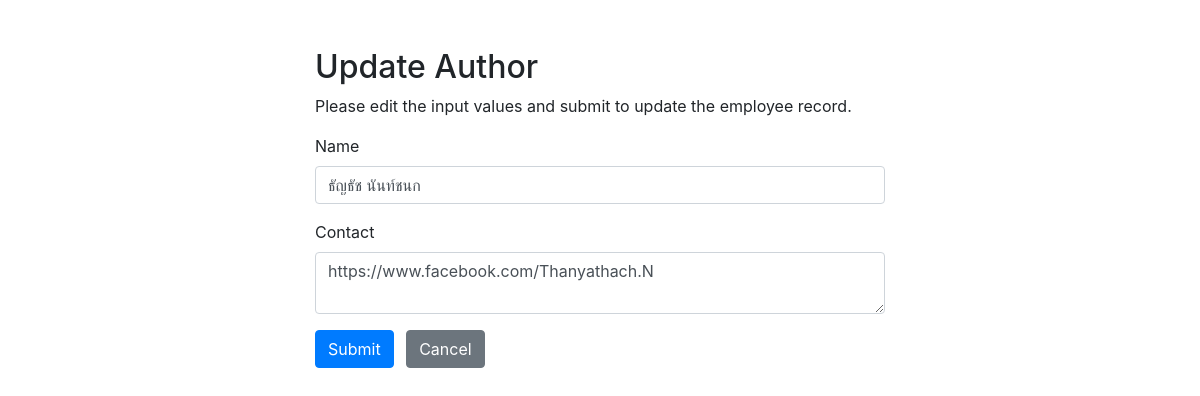
Screenshot of /php_css/author_update.php?author_id=6 with the database file from the repository.
### tables this page shows
CREATE TABLE `author` (
  `author_id` int(11) NOT NULL,
  `author_name` varchar(100) NOT NULL,
  `author_contact` varchar(100) DEFAULT NULL
);

### php_css/author_update.php (the view, shortened to what this page needs)
<?php
require_once "config.php";
$author_name = $author_contact = "";
$author_name_err = "";
if(isset($_POST["author_id"]) && !empty($_POST["author_id"])){
    $author_id = $_POST["author_id"];
    $input_author_name = trim($_POST["author_name"]);
    if(empty($input_author_name)){
        $author_name_err = "Please enter a name.";
    } elseif(!filter_var($input_author_name, FILTER_VALIDATE_REGEXP, array("options"=>array("regexp"=>"/^[a-zA-Z\s]+$/")))){
        $author_name_err = "Please enter a valid name.";
    } else{
        $author_name = $input_author_name;
    }
    $author_contact = trim($_POST["$author_contact"]);
    if(empty($author_name_err)){
        $sql = "UPDATE author SET author_name=?, author_contact=? WHERE author_id=?";
        if($stmt = mysqli_prepare($link, $sql)){
            mysqli_stmt_bind_param($stmt, "ssi", $param_author_name, $param_author_contact, $param_author_id);
            $param_author_name = $author_name;
            $param_author_contact = $author_contact;
            $param_author_id = $author_id;
            if(mysqli_stmt_execute($stmt)){
                header("location: index_admin.php");
                exit();
            } else{
                echo "Oops! Something went wrong. Please try again later.";
            }
        }
        mysqli_stmt_close($stmt);
    }
    mysqli_close($link);
} else{
    if(isset($_GET["author_id"]) && !empty(trim($_GET["author_id"]))){
        $sql = "SELECT * FROM author WHERE author_id = ?";
        if($stmt = mysqli_prepare($link, $sql)){
            mysqli_stmt_bind_param($stmt, "i", $param_author_id);
            if(mysqli_stmt_execute($stmt)){
                $result = mysqli_stmt_get_result($stmt);
                if(mysqli_num_rows($result) == 1){
                    $row = mysqli_fetch_array($result, MYSQLI_ASSOC);
                    $author_name = $row["author_name"];
                    $author_contact = $row["author_contact"];
                } else{
                    header("location: error.php");
                    exit();
                }
            } else{
                echo "Oops! Something went wrong. Please try again later.";
            }
        }
    }  else{
        header("location: error.php");
        exit();
    }
}
?>
<!DOCTYPE html>
<html lang="en">
<head>
    <link rel="stylesheet" href="https://stackpath.bootstrapcdn.com/bootstrap/4.5.2/css/bootstrap.min.css">
</head>
<body>
    <div class="wrapper">
        <div class="container-fluid">
            <div class="row">
                <div class="col-md-12">
                    <h2 class="mt-5">Update Author</h2>
                    <p>Please edit the input values and submit to update the employee record.</p>
                    <form action="<?php echo htmlspecialchars(basename($_SERVER['REQUEST_URI'])); ?>" method="post">
                        <div class="form-group">
                            <label>Name</label>
                            <input type="text" name="author_name" class="form-control <?php echo (!empty($author_name_err)) ? 'is-invalid' : ''; ?>" value="<?php echo $author_name; ?>">
                        </div>
                        <div class="form-group">
                            <label>Contact</label>
                            <textarea name="author_contact" class="form-control"><?php echo $author_contact; ?></textarea>
                        </div>
                        <input type="submit" class="btn btn-primary" value="Submit">
                        <a href="index_admin.php" class="btn btn-secondary ml-2">Cancel</a>
                    </form>
                </div>
            </div>
        </div>
    </div>
</body>
</html>

### php_css/author_update.php (style rules this page uses)
.wrapper { width: 600px; margin: 0 auto; }

### rows the page displays
author: author_name "ธัญธัช นันท์ชนก", author_contact "https://www.facebook.com/Thanyathach.N"
